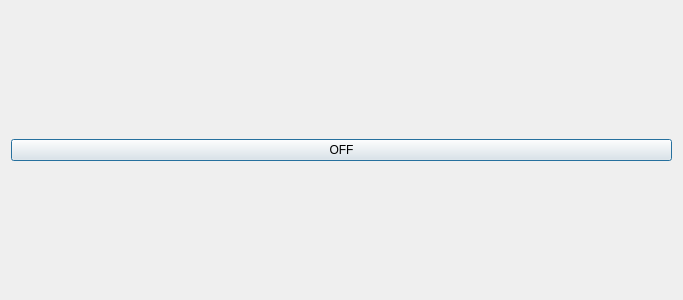
<?xml version="1.0" encoding="UTF-8"?>
<ui version="4.0">
 <class>Dialog_PlayblastBotManager</class>
 <widget class="QDialog" name="Dialog_PlayblastBotManager">
  <property name="geometry">
   <rect>
    <x>0</x>
    <y>0</y>
    <width>683</width>
    <height>300</height>
   </rect>
  </property>
  <property name="windowTitle">
   <string>PlayblastBot Manager</string>
  </property>
  <layout class="QVBoxLayout" name="verticalLayout_2">
   <item>
    <layout class="QVBoxLayout" name="verticalLayout_table"/>
   </item>
   <item>
    <layout class="QHBoxLayout" name="horizontalLayout">
     <item>
      <widget class="QPushButton" name="pushButton_switch">
       <property name="text">
        <string>OFF</string>
       </property>
      </widget>
     </item>
    </layout>
   </item>
  </layout>
 </widget>
 <resources/>
 <connections/>
</ui>
